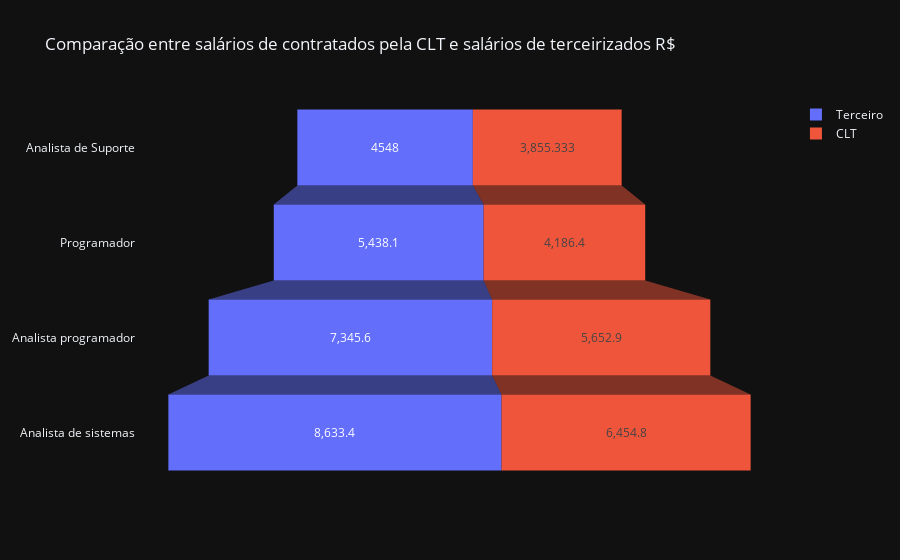

The notebook cell this image was saved under:
### Markdown cell above
Como criamos nosso gráfico? Primeiro a gente criou a variável "fig" lembrando ela poderia ser qualquer coisa,poderia ser "grafico" também, mas fig remete a figura né, creio que isso deu pra entender, dentro dela jogamos o comando da plotly.graph_objects, que é o go.Figure() e pra que ele serve? Para criar uma figura, só isso

Logo apos usamos o comando .add_trace, alguns podem estar se perguntando mas porque tem esse "fig" antes? Pq ele é a figura que iniciamos, então ai está dizendo que iremos adicionar um traço, um gráfico nessa figura.

Usamos o comando go.Funnel() para criar um gráfico de funil, de acordo com a documentação, passamos qual será o nome do nosso primeiro traço para ele ficar identificado no gráfico, ent colocamos name='Terceiro', no eixo y queremos os valores da tabela terceiro na coluna cargo, então fica tb_terceiro['Cargo'], já no eixo x queremos a mesma tabela mas na coluna Terciro assim ficando tb_terceiro['Terceiro']

Usamos a mesma lógica para criar um segundo traço, esse sendo usado os dados da tb_clt. É a mesma lógica

o .update_layout() é por pura estetica, só definimos um titulo e um background para o gráfico

O fig.show() é para mostrar o gráfico

### Code cell
fig = go.Figure()

fig.add_trace(go.Funnel(name='Terceiro', y=tb_terceiro['Cargo'], x=tb_terceiro['Terceiro']))

fig.add_trace(go.Funnel(name='CLT', y=tb_clt['Cargo'], x=tb_clt['CLT']))


fig.update_layout(title='Comparação entre salários de contratados pela CLT e salários de terceirizados R$', template='plotly_dark')
fig.show()

### Figure 1 — Plotly figure (JSON) as saved in the notebook; plotly's stock layout.template omitted (floating-point values rounded to 4 significant figures)
{"data": [{"name": "Terceiro", "type": "funnel", "x": [4548, 5438.0, 7346.0, 8633.0], "y": ["Analista de Suporte", "Programador", "Analista programador", "Analista de sistemas"]}, {"name": "CLT", "type": "funnel", "x": [3855.0, 4186.0, 5653.0, 6455.0], "y": ["Analista de Suporte", "Programador", "Analista programador", "Analista de sistemas"]}], "layout": {"title": {"text": "Comparação entre salários de contratados pela CLT e salários de terceirizados R$"}}}
